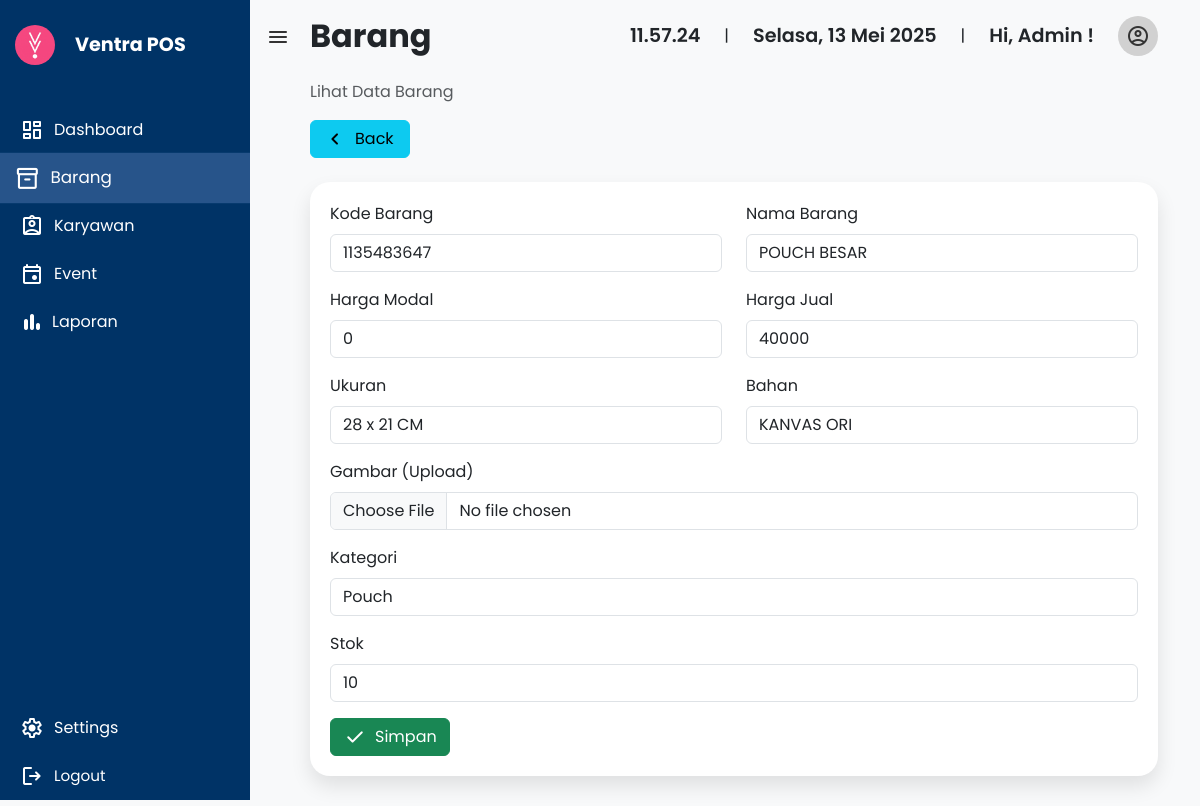
The app's page /Barang/editBarang.php?Kode_Brg=1135483647 (signed in) with its own data.
### tables this page shows
CREATE TABLE `ventra_produk` (
  `ID` int(11) NOT NULL,
  `Nama_Brg` varchar(100) NOT NULL,
  `Kode_Brg` int(11) NOT NULL,
  `Modal` int(11) NOT NULL,
  `HargaJual` int(11) NOT NULL,
  `Ukuran` varchar(100) NOT NULL,
  `Bahan` varchar(100) NOT NULL,
  `Gambar` blob NOT NULL,
  `Kategori` varchar(100) NOT NULL,
  `Stock` int(11) NOT NULL
);

### Connection/connection.php (called while the page is built, shortened)
<?php
    function Connection() {
        $servername = "localhost";
        $username = "root";
        $password = "";
        $database = "bacs5153_recode";
        $koneksi = mysqli_connect($servername, $username, $password, $database);
        return $koneksi;
    }
?>

### Model/crudBarang.php (called while the page is built, shortened)
<?php
    require_once ('../Connection/connection.php');
    function getBarang($Kode_Brg) {
        $data = array();
        $sql = "SELECT * FROM ventra_produk WHERE Kode_Brg = '$Kode_Brg'";
        $koneksi = Connection();
        $hasil = mysqli_query($koneksi, $sql);
        $i = 0;
        while ($baris = mysqli_fetch_assoc($hasil)){
            $data[$i]['Kode_Brg'] = $baris['Kode_Brg'];
            $data[$i]['Nama_Brg'] = $baris['Nama_Brg'];
            $data[$i]['Modal'] = $baris['Modal'];
            $data[$i]['HargaJual'] = $baris['HargaJual'];
            $data[$i]['Ukuran'] = $baris['Ukuran'];
            $data[$i]['Bahan'] = $baris['Bahan'];
            $data[$i]['Gambar'] = $baris['Gambar'];
            $data[$i]['Kategori'] = $baris['Kategori'];
            $data[$i]['Stock'] = $baris['Stock'];
            $i++;
        }
        return $data;
    }
?>

### Barang/editBarang.php (the view, shortened to what this page needs)
<?php
  include '../Model/crudBarang.php';
  $username = $_SESSION['username'];
?>
<?php
    if (isset($_GET['Kode_Brg'])) {
        $kodeBarang = $_GET['Kode_Brg'];
    } else {
        echo "Masukkan Kode Barang";
        exit();
    }
    $data = getBarang($kodeBarang);
    if (empty($data)) {
        echo "Kode Barang Tidak Ditemukan !";
        exit();
    } else {
        $barang = $data[0];
        $kodeBarang = $barang['Kode_Brg'];
        $namaBarang = $barang['Nama_Brg'];
        $modal = $barang['Modal'];
        $hargaJual = $barang['HargaJual'];
        $ukuran = $barang['Ukuran'];
        $bahan = $barang['Bahan'];
        $gambar = $barang['Gambar'];
        $kategori = $barang['Kategori'];
        $stock = $barang['Stock'];
    }
?>
<!DOCTYPE html>
<html lang="en">
<head>
  <link href="https://cdn.jsdelivr.net/npm/bootstrap@5.3.0/dist/css/bootstrap.min.css" rel="stylesheet" />
  <link rel="stylesheet" href="https://cdnjs.cloudflare.com/ajax/libs/font-awesome/6.4.0/css/all.min.css">
  <link href="https://cdn.jsdelivr.net/npm/bootstrap-icons@1.10.5/font/bootstrap-icons.css" rel="stylesheet">
  <link rel="stylesheet" href="style.css">
  <link rel="stylesheet" href="../Style/sidebar.css">
</head>
<body>
  <div class="sidebar" id="sidebar">
    <div class="logo">
      <img src="../Img/VentraLogo.jpg" alt="logo" />
      <span class="nav-text fw-bold">Ventra POS</span>
    </div>
    <ul class="nav flex-column mt-3">
      <li class="nav-item">
        <a class="nav-link" href="../Dashboard/index.php">
          <i class="material-symbols-rounded">dashboard</i>
          <span class="nav-text">Dashboard</span>
        </a>
      </li>
      <li class="nav-item">
        <a class="nav-link active" href="../Barang/barang.php">
          <i class="material-symbols-rounded">inventory_2</i>
          <span class="nav-text">Barang</span>
        </a>
      </li>
      <li class="nav-item">
        <a class="nav-link" href="../Karyawan/karyawan.php">
          <i class="material-symbols-rounded">assignment_ind</i>
          <span class="nav-text">Karyawan</span>
        </a>
      </li>
      <li class="nav-item">
        <a class="nav-link" href="../Event/event.php">
          <i class="material-symbols-rounded">event</i>
          <span class="nav-text">Event</span>
        </a>
      </li>
      <li class="nav-item">
        <a class="nav-link" href="../Laporan/laporan.php">
          <div class="d-flex align-items-center gap-2">
            <i class="material-symbols-rounded">bar_chart</i>
            <span class="nav-text">Laporan</span>
          </div>
        </a>
      </li>
    </ul>
    <div class="sidebar-bottom">
      <ul class="nav flex-column">
        <li class="nav-item-settings">
          <a class="nav-link" href="../Settings/settings.php">
            <i class="material-symbols-rounded">settings</i>
            <span class="nav-text">Settings</span>
          </a>
        </li>
        <li class="nav-item">
          <a class="nav-link" href="../Login/logout.php">
            <i class="material-symbols-rounded">logout</i>
            <span class="nav-text">Logout</span>
          </a>
        </li>
      </ul>
    </div>
  </div>
  <main class="main-content position-relative border-radius-lg ps-5 pt-3" style="margin-left: 250px;">
    <div class="container-fluid">
      <div class="mb-4">
        <nav class="d-flex justify-content-between align-items-center mb-4">
          <button class="toggle-btn" onclick="toggleSidebar()">
            <span class="material-symbols-rounded">menu</span>
          </button>
          <h2 class="text-dark fw-bold m-0">Barang</h2>
          <div class="d-flex align-items-center gap-4">
            <div id="clock" class="text-nowrap fw-semibold text-dark"></div> |
            <div id="date" class="text-nowrap fw-semibold text-dark"></div> |
            <div class="text-nowrap fw-semibold">Hi, <?=$username;?> !</div>
            <div class="dropdown">
                <a class="user-avatar dropdown-toggle" href="#" role="button" data-bs-toggle="dropdown" aria-expanded="false">
                    <i class="material-symbols-rounded">account_circle</i>
                </a>
            </div>
          </div>
        </nav>
        <p class="text-muted">Lihat Data Barang</p>
        <a class="btn btn-info d-flex align-items-center" href="barang.php" style="width: 100px;">
            <span class="material-symbols-rounded me-2">chevron_left</span>
            Back
        </a>
      </div>
      <div class="container">
          <form action="" method="POST" enctype="multipart/form-data">
                <div class="row mb-3">
                    <div class="col">
                        <label for="Kode_Brg" class="form-label">Kode Barang</label>
                        <input type="number" class="form-control" name="Kode_Brg" required value="<?php echo $kodeBarang?>" readonly>
                    </div>
                    <div class="col">
                        <label for="Nama_Brg" class="form-label">Nama Barang</label>
                        <input type="text" class="form-control" name="Nama_Brg" required value="<?php echo $namaBarang?>">
                    </div>
                </div>
                <div class="row mb-3">
                    <div class="col">
                        <label for="Modal" class="form-label">Harga Modal</label>
                        <input type="number" class="form-control" name="Modal" required value="<?php echo $modal?>">
                    </div>
                    <div class="col">
                        <label for="HargaJual" class="form-label">Harga Jual</label>
                        <input type="number" class="form-control" name="HargaJual" required value="<?php echo $hargaJual?>">
                    </div>
                </div>
                <div class="row mb-3">
                    <div class="col">
                        <label for="Ukuran" class="form-label">Ukuran</label>
                        <input type="text" class="form-control" name="Ukuran" required value="<?php echo $ukuran?>">
                    </div>
                    <div class="col">
                    <label for="Bahan" class="form-label">Bahan</label>
                    <input type="text" class="form-control" name="Bahan" required value="<?php echo $bahan?>">
                    </div>
                </div>
                <div class="mb-3">
                    <label for="Gambar" class="form-label">Gambar (Upload)</label>
                    <input type="file" class="form-control" name="Gambar" accept="image/*" required value="<?php echo $gambar?>">
                </div>
                <div class="mb-3">
                  <label for="Kategori" class="form-label">Kategori</label>
                  <select name="Kategori" class="form-control" required>
                    <option value="" selected disabled><?php echo $kategori?></option>
                  </select>
                </div>
                <div class="mb-3">
                    <label for="Stock" class="form-label">Stok</label>
                    <input type="number" class="form-control" name="Stock" required value="<?php echo $stock?>">
                </div>
                <button class="btn btn-success d-flex align-items-center" type="submit" name="btnEdit">
                    <span class="material-symbols-rounded me-2">check</span>
                    Simpan
                </button>
            </form>
      </div>
    </div>
</body>
</html>

### Barang/style.css (style rules this page uses)
.container { border-radius: 20px; padding: 20px; box-shadow: 0 10px 20px rgba(0,0,0,0.1); background-color: #fff; }

### Style/sidebar.css (style rules this page uses)
body { margin: 0; font-family: 'Poppins', sans-serif; background-color: #f8f9fa; }
.sidebar { width: 250px; min-height: 100vh; background-color: #003366; color: #fff; position: fixed; top: 0; left: 0; transition: width 0.3s; overflow: hidden; z-index: 1000; }
.sidebar .logo { display: flex; align-items: center; gap: 20px; padding: 25px 15px; }
.sidebar .logo span { font-size: 1.2rem; font-weight: 500; }
.sidebar .logo img { border-radius: 50%; width: 40px; height: 40px; object-fit: cover; }
.sidebar .nav-link { color: white; display: flex; align-items: center; gap: 10px; padding: 12px 20px; transition: all 0.3s ease; }
.sidebar .nav-link:hover, .sidebar .nav-link.active { transition: all 0.3s ease; transform: scale(1.05); background-color: #27548A; }
.sidebar .nav-text { transition: opacity 0.3s, width 0.3s; white-space: nowrap; }
.toggle-btn { position: fixed; margin-top: 7px; left: 260px; background: none; border: none; color: #333; font-size: 1.8rem; z-index: 1100; transition: all 0.3s ease; }
.main-content { margin-left: 250px; padding: 30px; transition: margin-left 0.3s; }
.sidebar-bottom { position: absolute; bottom: 0; left: 0; width: 100%; }
.sidebar-bottom .nav-item { font-size: 0.95rem; }
.main-content { padding: 30px; transition: margin-left 0.3s; }
.main-content nav .text-nowrap { font-size: 1.2rem; }
.user-avatar { width: 40px; height: 40px; color: #333; border-radius: 50%; background-color: #d1d1d1; display: flex; text-decoration: none; align-items: center; justify-content: center; transition: all 0.3s; }
.dropdown-toggle::after { display: none !important; }

### records on screen
ventra_produk: Kode_Brg "1135483647", Nama_Brg "POUCH BESAR", Modal "0", HargaJual "40000", Ukuran "28 x 21 CM", Bahan "KANVAS ORI", Kategori "Pouch", Stock "10"

### other values on screen
$username "Admin"
